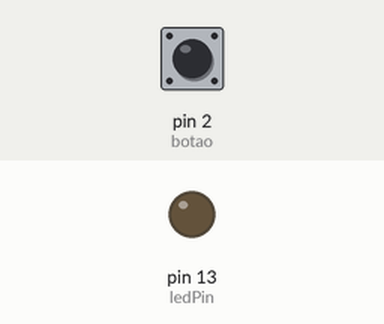
A sketch run on a simulated Arduino Uno, built with avr-gcc and run on an emulated ATmega328P. Parts: output pins drawn as LEDs (lit = HIGH). The inputs (shaded band) are chosen by the test bench; at power-on: pin 2 (botao) LOW.

Above: at 1.2 s.
1.3 s: pin 2 (botao) pulled HIGH for 0.15 s
At 1.37 s:
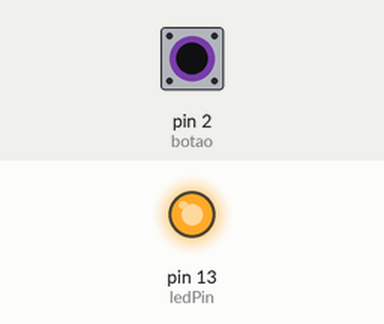
2.9 s: pin 2 (botao) pulled HIGH for 3.2 s
At 6.5 s:
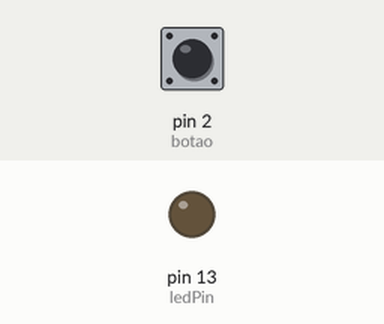
Timing chart, 0 to 8.0 s (numbered marks = the images above; inputs shaded):
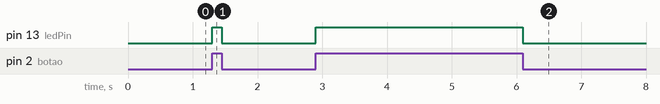

The sketch:

Modulo_01.ino
```cpp
const int ledPin = 13;  // led no pino 13
const int botao = 2;    // botao no pino 2
int estadoBotao = 0;    // variável para ler o status do pushbutton

void setup() {
  // put your setup code here, to run once:
  pinMode(ledPin, OUTPUT);
  pinMode(botao,INPUT);
}

void loop() {
  // put your main code here, to run repeatedly:
  estadoBotao = digitalRead(botao);

  if (estadoBotao == HIGH){
    digitalWrite(ledPin, HIGH);
  }
  else{
    digitalWrite(ledPin, LOW);
  }
}
```

Measured:
- after the input at 1.3 s, pin 13 (ledPin): LOW → HIGH at once, → LOW 0.15 s later
- after the input at 2.9 s, pin 13 (ledPin): LOW → HIGH at once, → LOW 3.2 s later
